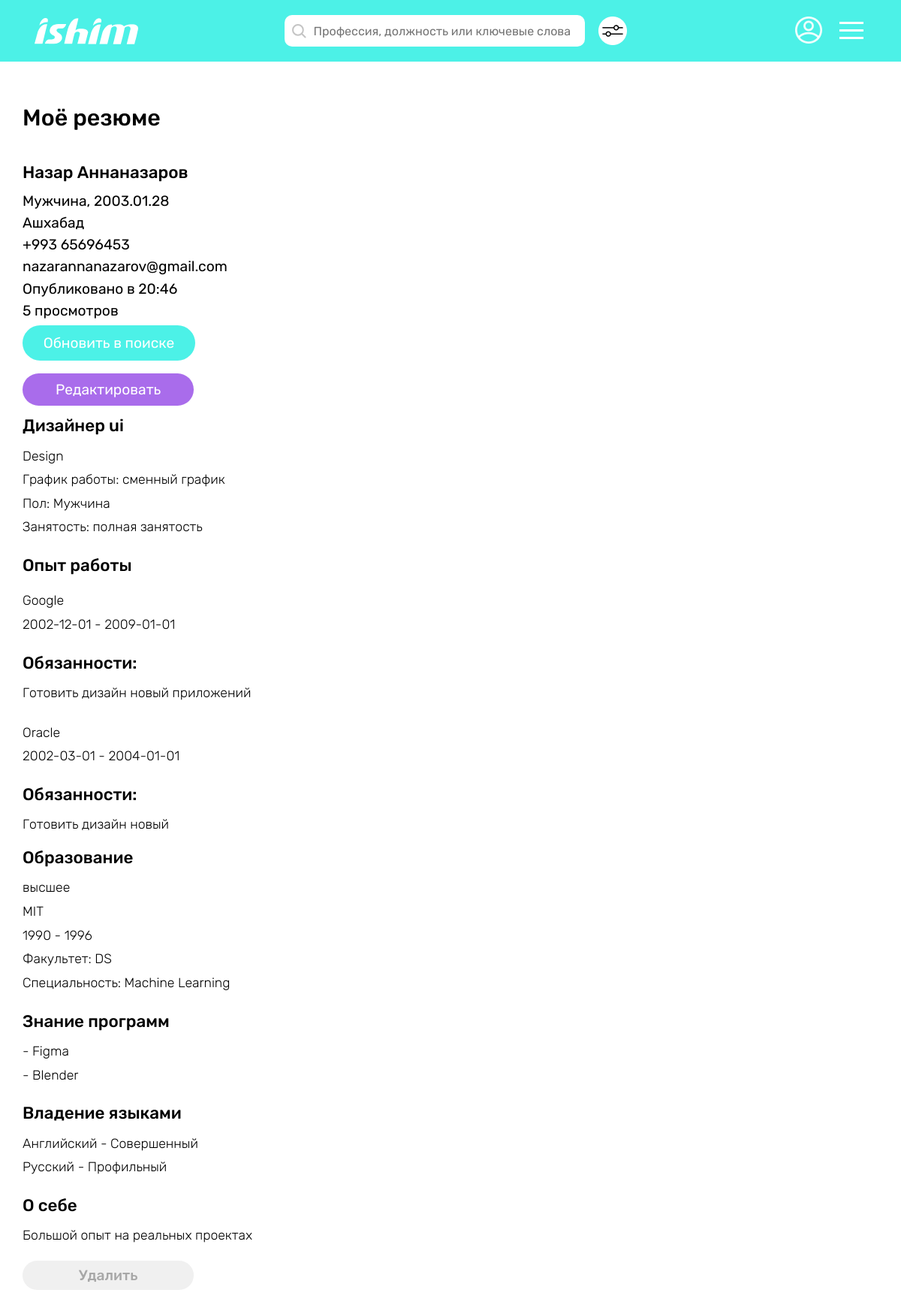
Screenshot of /employee/my-cv/4 (signed in) with the database file from the repository.
### employee/models.py (models this page shows, shortened)
class CV(models.Model):
    employee = models.ForeignKey(Employee, on_delete=models.CASCADE)
    first_name = models.CharField(max_length=65)
    last_name = models.CharField(max_length=65)
    birth_date = models.DateField()
    mobile_num = models.CharField(max_length=25)
    email = models.EmailField()
    registration = models.CharField(max_length=100)
    sex = models.CharField(max_length=65)
    position = models.CharField(max_length=65)
    sphere = models.CharField(max_length=100)
    min_salary = models.IntegerField()
    busyness = models.CharField(max_length=65, default='')
    work_graph = models.CharField(max_length=65)
    about = models.TextField()
    views = models.IntegerField(default=0)
    suitable_vacancies = models.ManyToManyField(Vacancy, blank=True)
    creation_date = models.DateTimeField(auto_now_add=True)

class CVAttr(models.Model):
    cv = models.ForeignKey(CV, on_delete=models.CASCADE, null=True, blank=True)

class WorkExperience(CVAttr):
    position = models.CharField(max_length=65)
    org_name = models.CharField(max_length=100)
    responsibilities = models.TextField()
    start_year = models.CharField(max_length=65)
    end_year = models.CharField(max_length=65)

class Education(CVAttr):
    degree = models.CharField(max_length=65)
    establishment = models.CharField(max_length=65)
    faculty = models.CharField(max_length=65)
    specialization = models.CharField(max_length=100)
    start_year = models.IntegerField()
    end_year = models.IntegerField()

class KnownProgram(CVAttr):
    program = models.CharField(max_length=65)

class KnownLanguage(CVAttr):
    language = models.CharField(max_length=25)
    level = models.CharField(max_length=65)

### employee/views.py (the view)
# urls.py: path('my-cv/<int:pk>', tm_views.MyCVDetailView.as_view(), name='my-cv-info-tm'),
class MyCVDetailView(LoginRequiredMixin, UserPassesTestMixin, DetailView):
    model = CV
    template_name = 'employee/my_cv_detail.html'
    def test_func(self):
        if not hasattr(self.request.user, 'employee'):
            return False
        cv = self.get_object()
        return cv.employee == self.request.user.employee

### employee/templates/employee/my_cv_detail.html (shortened to what this page needs)
{% extends "main/base.html" %}
{% load static %}
{% block content %}
      <div class="container__main pad-0 w-1920">
         {% include 'main/header_employee.html' %}
         <div class="container__content">
            <div class="my__vac__view">
               <h1 class="mvv__headline">Моё резюме</h1>
               <h3 class="mvv__subtitle">{{ object.first_name }} {{ object.last_name }}</h3>
               <span class="mvv__main__info">{{ object.sex }}, {{ object.birth_date|date:"Y.m.d" }}</span>
               <span class="mvv__main__info">{{ object.registration }}</span>
               <span class="mvv__main__info">{{ object.mobile_num }}</span>
               <span class="mvv__main__info">{{ object.email }}</span>
               <span class="mvv__main__info">Опубликовано в {{ object.creation_date|date:"H:i" }}</span>
               <span class="mvv__main__info">{{ object.views }} просмотров</span>
               <a href="{% url 'refresh-cv' object.id %}" class="mvv__refresh__in__search__btn green__btn">Обновить в поиске</a>
               <a href="" class="mvv__edit__btn purp__btn">Редактировать</a>
               <h4 class="mvv__subtitle">{{ object.position }}
               </h4>
               <p class="mvv__info">
                  <span>{{ object.sphere }}</span>
                  <span>График работы: {{ object.work_graph }}</span>
                  <span>Пол: {{ object.sex }}</span>
                  <span>Занятость:  {{ object.busyness }}</span>
               </p>
               <h4 class="mvv__subtitle">Опыт работы</h4>
               {% for cvattr in object.cvattr_set.all %}
               {% if cvattr.workexperience %}
               <p class="mvv__info">
                  <span>{{ cvattr.workexperience.org_name }}</span>
                  <span>{{ cvattr.workexperience.start_year }} - {{ cvattr.workexperience.end_year }}</span>
               </p>
               <h4 class="mvv__subtitle">Обязанности:</h4>
               <p class="mvv__info">
                  {{ cvattr.workexperience.responsibilities }}
               </p>
               {% endif %}
               {% endfor %}
               <h4 class="mvv__subtitle">Образование
               </h4>
               {% for cvattr in object.cvattr_set.all %}
                  {% if cvattr.education %}
               <p class="mvv__info">
                  <span>
                     {{ cvattr.education.degree }}
                  </span>
                  <span>{{ cvattr.education.establishment }}</span>
                  <span>{{ cvattr.education.start_year }} - {{ cvattr.education.end_year }}</span>
                  <span>Факультет: {{ cvattr.education.faculty }}</span>
                  <span>Специальность: {{ cvattr.education.specialization }}</span>
               </p>
               {% endif %}
               {% endfor %}
               <h4 class="mvv__subtitle">Знание программ</h4>
               <p class="mvv__info">
                  {% for cvattr in object.cvattr_set.all %}
                  {% if cvattr.knownprogram %}
                  <span>- {{ cvattr.knownprogram.program }}</span>
                  {% endif %}
                  {% endfor %}
               </p>
               <h4 class="mvv__subtitle">Владение языками</h4>
               <p class="mvv__info">
                  {% for cvattr in object.cvattr_set.all %}
                  {% if cvattr.knownlanguage %}
                  <span>{{ cvattr.knownlanguage.language }} - {{ cvattr.knownlanguage.level }}</span>
                  {% endif %}
                  {% endfor %}
               </p>
               <h4 class="mvv__subtitle">О себе</h4>
               <p class="mvv__info">
                  {{ object.about }}
               </p>
               <a href="{% url 'delete-cv' cv.id %}" class="mvv__delete__btn">Удалить</a>
            </div>
         </div>
      </div>
      {% endblock %}

### static/main.css (style rules this page uses)
* { padding: 0; margin: 0; border: 0; }
*, *:before, *:after { -moz-box-sizing: border-box; -webkit-box-sizing: border-box; box-sizing: border-box; }
html, body { height: 100%; width: 100%; font-size: 100%; line-height: 1; font-size: 16px; -ms-text-size-adjust: 100%; -moz-text-size-adjust: 100%; -webkit-text-size-adjust: 100%; color: #000; font-family: 'Rubik', sans-serif; }
a, a:visited { text-decoration: none; }
h1, h2, h3, h4, h5, h6 { font-size: inherit; font-weight: 400; margin: 0; }
p { margin: 0; }
.w-1920 { width: 100%; max-width: 1920px; }
.pad-0 { padding: 0; }
.purp__btn { background-color: #A96CEB; font-size: 1.2rem; line-height: 1.2; text-align: center; color: #fff; }
.green__btn { background-color: #4CF1E7; font-size: 1.2rem; line-height: 1.2; text-align: center; color: #fff; }
.container__content { width: 100%; max-width: 1440px; padding: 0 30px; margin: 0 auto; position: relative; }
.container__main { width: 100%; margin: 0 auto; position: relative; }
.my__vac__view { width: 100%; max-width: 740px; display: flex; flex-direction: column; padding-top: 60px; }
.mvv__headline { font-size: 1.9rem; font-weight: 500; margin-bottom: 47px; }
.mvv__main__info { font-size: 1.2rem; margin-bottom: 10px; }
.mvv__refresh__in__search__btn { width: 230px; padding: 12px 15px; background: #4CF1E7; border-radius: 33px; margin-bottom: 17px; }
.mvv__subtitle { font-size: 1.4rem; font-weight: 500; margin-bottom: 16px; }
.mvv__info { font-size: 1.1rem; font-weight: 300; line-height: 1.4; margin-bottom: 21px; }
.mvv__info span { display: block; font-size: 1.1rem; font-weight: 300; margin-bottom: 7px; }
.mvv__edit__btn { width: 228px; padding: 10px 0; text-align: center; background: #A96CEB; border-radius: 33px; margin-bottom: 16px; }
.mvv__delete__btn { width: 228px; font-size: 1.2rem; font-weight: 500; text-align: center; color: rgba(0, 0, 0, 0.3); padding: 10px 0; background: #F0F0F0; border-radius: 33px; margin-bottom: 24px; }

### rows the page displays
CV: first_name "Назар", last_name "Аннаназаров", sex "Мужчина", birth_date "2003.01.28", registration "Ашхабад", mobile_num "+993 65696453", email "nazarannanazarov@gmail.com", creation_date "20:46", views "5", position "Дизайнер ui", sphere "Design", work_graph "сменный график", busyness "полная занятость", about "Большой опыт на реальных проектах"
CVAttr: workexperience.org_name "Google", workexperience.start_year "2002-12-01", workexperience.end_year "2009-01-01", workexperience.responsibilities "Готовить дизайн новый приложений"
CVAttr: workexperience.org_name "Oracle", workexperience.start_year "2002-03-01", workexperience.end_year "2004-01-01", workexperience.responsibilities "Готовить дизайн новый"
CVAttr: education.degree "высшее", education.establishment "MIT", education.start_year "1990", education.end_year "1996", education.faculty "DS", education.specialization "Machine Learning"
CVAttr: knownprogram.program "Figma"
CVAttr: knownprogram.program "Blender"
CVAttr: knownlanguage.language "Английский", knownlanguage.level "Совершенный"
CVAttr: knownlanguage.language "Русский", knownlanguage.level "Профильный"
